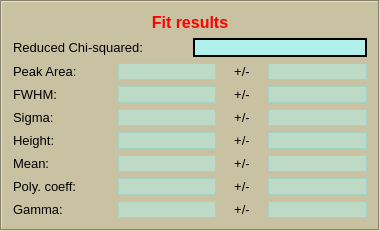
         <widget class="QFrame" name="frame_6">
          <property name="minimumSize">
           <size>
            <width>380</width>
            <height>0</height>
           </size>
          </property>
          <property name="maximumSize">
           <size>
            <width>16777215</width>
            <height>16777215</height>
           </size>
          </property>
          <property name="styleSheet">
           <string notr="true">background-color: rgb(200, 194, 163);</string>
          </property>
          <property name="frameShape">
           <enum>QFrame::Box</enum>
          </property>
          <property name="frameShadow">
           <enum>QFrame::Sunken</enum>
          </property>
          <layout class="QGridLayout" name="gridLayout_39">
           <item row="0" column="0">
            <layout class="QGridLayout" name="gridLayout_38">
             <item row="0" column="0">
              <widget class="QLabel" name="label_5">
               <property name="frameShadow">
                <enum>QFrame::Sunken</enum>
               </property>
               <property name="text">
                <string>&lt;html&gt;&lt;head/&gt;&lt;body&gt;&lt;p&gt;&lt;span style=&quot; font-size:12pt; font-weight:600; color:#ff0000;&quot;&gt;Fit results&lt;/span&gt;&lt;/p&gt;&lt;/body&gt;&lt;/html&gt;</string>
               </property>
               <property name="alignment">
                <set>Qt::AlignCenter</set>
               </property>
              </widget>
             </item>
             <item row="1" column="0">
              <layout class="QGridLayout" name="gridLayout_30">
               <item row="0" column="0">
                <widget class="QLabel" name="label_22">
                 <property name="font">
                  <font>
                   <pointsize>10</pointsize>
                  </font>
                 </property>
                 <property name="text">
                  <string>Reduced Chi-squared:</string>
                 </property>
                </widget>
               </item>
               <item row="0" column="1">
                <widget class="QLabel" name="label_redchi2">
                 <property name="font">
                  <font>
                   <pointsize>10</pointsize>
                  </font>
                 </property>
                 <property name="styleSheet">
                  <string notr="true">background-color: rgba(170, 255, 255, 200);</string>
                 </property>
                 <property name="frameShape">
                  <enum>QFrame::WinPanel</enum>
                 </property>
                 <property name="frameShadow">
                  <enum>QFrame::Plain</enum>
                 </property>
                 <property name="text">
                  <string/>
                 </property>
                </widget>
               </item>
              </layout>
             </item>
             <item row="2" column="0">
              <layout class="QGridLayout" name="gridLayout_31">
               <item row="0" column="0">
                <widget class="QLabel" name="label_26">
                 <property name="font">
                  <font>
                   <pointsize>10</pointsize>
                  </font>
                 </property>
                 <property name="text">
                  <string>Peak Area:</string>
                 </property>
                </widget>
               </item>
               <item row="0" column="1">
                <widget class="QLabel" name="label_peak_area">
                 <property name="font">
                  <font>
                   <pointsize>10</pointsize>
                  </font>
                 </property>
                 <property name="styleSheet">
                  <string notr="true">background-color: rgba(170, 255, 255, 100);</string>
                 </property>
                 <property name="frameShape">
                  <enum>QFrame::StyledPanel</enum>
                 </property>
                 <property name="text">
                  <string/>
                 </property>
                </widget>
               </item>
               <item row="0" column="2">
                <widget class="QLabel" name="label_38">
                 <property name="maximumSize">
                  <size>
                   <width>40</width>
                   <height>16777215</height>
                  </size>
                 </property>
                 <property name="font">
                  <font>
                   <pointsize>10</pointsize>
                  </font>
                 </property>
                 <property name="frameShape">
                  <enum>QFrame::NoFrame</enum>
                 </property>
                 <property name="text">
                  <string>&lt;html&gt;&lt;head/&gt;&lt;body&gt;&lt;p&gt;&lt;span style=&quot; font-size:10pt;&quot;&gt;+/-&lt;/span&gt;&lt;/p&gt;&lt;/body&gt;&lt;/html&gt;</string>
                 </property>
                 <property name="alignment">
                  <set>Qt::AlignCenter</set>
                 </property>
                </widget>
               </item>
               <item row="0" column="3">
                <widget class="QLabel" name="uncert_peak_area">
                 <property name="font">
                  <font>
                   <pointsize>10</pointsize>
                  </font>
                 </property>
                 <property name="styleSheet">
                  <string notr="true">background-color: rgba(170, 255, 255, 100);</string>
                 </property>
                 <property name="frameShape">
                  <enum>QFrame::StyledPanel</enum>
                 </property>
                 <property name="text">
                  <string/>
                 </property>
                </widget>
               </item>
              </layout>
             </item>
             <item row="3" column="0">
              <layout class="QGridLayout" name="gridLayout_32">
               <item row="0" column="0">
                <widget class="QLabel" name="label_25">
                 <property name="font">
                  <font>
                   <pointsize>10</pointsize>
                  </font>
                 </property>
                 <property name="text">
                  <string>FWHM:</string>
                 </property>
                </widget>
               </item>
               <item row="0" column="1">
                <widget class="QLabel" name="label_fwhm">
                 <property name="font">
                  <font>
                   <pointsize>10</pointsize>
                  </font>
                 </property>
                 <property name="styleSheet">
                  <string notr="true">background-color: rgba(170, 255, 255, 100);</string>
                 </property>
                 <property name="frameShape">
                  <enum>QFrame::StyledPanel</enum>
                 </property>
                 <property name="text">
                  <string/>
                 </property>
                </widget>
               </item>
               <item row="0" column="2">
                <widget class="QLabel" name="label_40">
                 <property name="maximumSize">
                  <size>
                   <width>40</width>
                   <height>16777215</height>
                  </size>
                 </property>
                 <property name="font">
                  <font>
                   <pointsize>10</pointsize>
                  </font>
                 </property>
                 <property name="frameShape">
                  <enum>QFrame::NoFrame</enum>
                 </property>
                 <property name="text">
                  <string>&lt;html&gt;&lt;head/&gt;&lt;body&gt;&lt;p&gt;&lt;span style=&quot; font-size:10pt;&quot;&gt;+/-&lt;/span&gt;&lt;/p&gt;&lt;/body&gt;&lt;/html&gt;</string>
                 </property>
                 <property name="alignment">
                  <set>Qt::AlignCenter</set>
                 </property>
                </widget>
               </item>
               <item row="0" column="3">
                <widget class="QLabel" name="uncert_fwhm">
                 <property name="font">
                  <font>
                   <pointsize>10</pointsize>
                  </font>
                 </property>
                 <property name="styleSheet">
                  <string notr="true">background-color: rgba(170, 255, 255, 100);</string>
                 </property>
                 <property name="frameShape">
                  <enum>QFrame::StyledPanel</enum>
                 </property>
                 <property name="text">
                  <string/>
                 </property>
                </widget>
               </item>
              </layout>
             </item>
             <item row="4" column="0">
              <layout class="QGridLayout" name="gridLayout_33">
               <item row="0" column="0">
                <widget class="QLabel" name="label_28">
                 <property name="font">
                  <font>
                   <pointsize>10</pointsize>
                  </font>
                 </property>
                 <property name="text">
                  <string>Sigma:</string>
                 </property>
                </widget>
               </item>
               <item row="0" column="1">
                <widget class="QLabel" name="label_sigma">
                 <property name="font">
                  <font>
                   <pointsize>10</pointsize>
                  </font>
                 </property>
                 <property name="styleSheet">
                  <string notr="true">background-color: rgba(170, 255, 255, 100);</string>
                 </property>
                 <property name="frameShape">
                  <enum>QFrame::StyledPanel</enum>
                 </property>
                 <property name="text">
                  <string/>
                 </property>
                </widget>
               </item>
               <item row="0" column="2">
                <widget class="QLabel" name="label_41">
                 <property name="maximumSize">
                  <size>
                   <width>40</width>
                   <height>16777215</height>
                  </size>
                 </property>
                 <property name="font">
                  <font>
                   <pointsize>10</pointsize>
                  </font>
                 </property>
                 <property name="frameShape">
                  <enum>QFrame::NoFrame</enum>
                 </property>
                 <property name="text">
                  <string>&lt;html&gt;&lt;head/&gt;&lt;body&gt;&lt;p&gt;&lt;span style=&quot; font-size:10pt;&quot;&gt;+/-&lt;/span&gt;&lt;/p&gt;&lt;/body&gt;&lt;/html&gt;</string>
                 </property>
                 <property name="alignment">
                  <set>Qt::AlignCenter</set>
                 </property>
                </widget>
               </item>
               <item row="0" column="3">
                <widget class="QLabel" name="uncert_sigma">
                 <property name="font">
                  <font>
                   <pointsize>10</pointsize>
                  </font>
                 </property>
                 <property name="styleSheet">
                  <string notr="true">background-color: rgba(170, 255, 255, 100);</string>
                 </property>
                 <property name="frameShape">
                  <enum>QFrame::StyledPanel</enum>
                 </property>
                 <property name="text">
                  <string/>
                 </property>
                </widget>
               </item>
              </layout>
             </item>
             <item row="5" column="0">
              <layout class="QGridLayout" name="gridLayout_34">
               <item row="0" column="0">
                <widget class="QLabel" name="label_29">
                 <property name="font">
                  <font>
                   <pointsize>10</pointsize>
                  </font>
                 </property>
                 <property name="text">
                  <string>Height:</string>
                 </property>
                </widget>
               </item>
               <item row="0" column="1">
                <widget class="QLabel" name="label_height">
                 <property name="font">
                  <font>
                   <pointsize>10</pointsize>
                  </font>
                 </property>
                 <property name="styleSheet">
                  <string notr="true">background-color: rgba(170, 255, 255, 100);</string>
                 </property>
                 <property name="frameShape">
                  <enum>QFrame::StyledPanel</enum>
                 </property>
                 <property name="text">
                  <string/>
                 </property>
                </widget>
               </item>
               <item row="0" column="2">
                <widget class="QLabel" name="label_42">
                 <property name="maximumSize">
                  <size>
                   <width>40</width>
                   <height>16777215</height>
                  </size>
                 </property>
                 <property name="font">
                  <font>
                   <pointsize>10</pointsize>
                  </font>
                 </property>
                 <property name="frameShape">
                  <enum>QFrame::NoFrame</enum>
                 </property>
                 <property name="text">
                  <string>&lt;html&gt;&lt;head/&gt;&lt;body&gt;&lt;p&gt;&lt;span style=&quot; font-size:10pt;&quot;&gt;+/-&lt;/span&gt;&lt;/p&gt;&lt;/body&gt;&lt;/html&gt;</string>
                 </property>
                 <property name="alignment">
                  <set>Qt::AlignCenter</set>
                 </property>
                </widget>
               </item>
               <item row="0" column="3">
                <widget class="QLabel" name="uncert_height">
                 <property name="font">
                  <font>
                   <pointsize>10</pointsize>
                  </font>
                 </property>
                 <property name="styleSheet">
                  <string notr="true">background-color: rgba(170, 255, 255, 100);</string>
                 </property>
                 <property name="frameShape">
                  <enum>QFrame::StyledPanel</enum>
                 </property>
                 <property name="text">
                  <string/>
                 </property>
                </widget>
               </item>
              </layout>
             </item>
             <item row="6" column="0">
              <layout class="QGridLayout" name="gridLayout_35">
               <item row="0" column="0">
                <widget class="QLabel" name="label_24">
                 <property name="font">
                  <font>
                   <pointsize>10</pointsize>
                  </font>
                 </property>
                 <property name="text">
                  <string>Mean:</string>
                 </property>
                </widget>
               </item>
               <item row="0" column="1">
                <widget class="QLabel" name="label_mean">
                 <property name="font">
                  <font>
                   <pointsize>10</pointsize>
                  </font>
                 </property>
                 <property name="styleSheet">
                  <string notr="true">background-color: rgba(170, 255, 255, 100);</string>
                 </property>
                 <property name="frameShape">
                  <enum>QFrame::StyledPanel</enum>
                 </property>
                 <property name="text">
                  <string/>
                 </property>
                </widget>
               </item>
               <item row="0" column="2">
                <widget class="QLabel" name="label_43">
                 <property name="maximumSize">
                  <size>
                   <width>40</width>
                   <height>16777215</height>
                  </size>
                 </property>
                 <property name="font">
                  <font>
                   <pointsize>10</pointsize>
                  </font>
                 </property>
                 <property name="frameShape">
                  <enum>QFrame::NoFrame</enum>
                 </property>
                 <property name="text">
                  <string>&lt;html&gt;&lt;head/&gt;&lt;body&gt;&lt;p&gt;&lt;span style=&quot; font-size:10pt;&quot;&gt;+/-&lt;/span&gt;&lt;/p&gt;&lt;/body&gt;&lt;/html&gt;</string>
                 </property>
                 <property name="alignment">
                  <set>Qt::AlignCenter</set>
                 </property>
                </widget>
               </item>
               <item row="0" column="3">
                <widget class="QLabel" name="uncert_mean">
                 <property name="font">
                  <font>
                   <pointsize>10</pointsize>
                  </font>
                 </property>
                 <property name="styleSheet">
                  <string notr="true">background-color: rgba(170, 255, 255, 100);</string>
                 </property>
                 <property name="frameShape">
                  <enum>QFrame::StyledPanel</enum>
                 </property>
                 <property name="text">
                  <string/>
                 </property>
                </widget>
               </item>
              </layout>
             </item>
             <item row="7" column="0">
              <layout class="QGridLayout" name="gridLayout_36">
               <item row="0" column="0">
                <widget class="QLabel" name="label_27">
                 <property name="font">
                  <font>
                   <pointsize>10</pointsize>
                  </font>
                 </property>
                 <property name="text">
                  <string>Poly. coeff:</string>
                 </property>
                </widget>
               </item>
               <item row="0" column="1">
                <widget class="QLabel" name="label_poly_coeff">
                 <property name="font">
                  <font>
                   <pointsize>10</pointsize>
                  </font>
                 </property>
                 <property name="styleSheet">
                  <string notr="true">background-color: rgba(170, 255, 255, 100);</string>
                 </property>
                 <property name="frameShape">
                  <enum>QFrame::StyledPanel</enum>
                 </property>
                 <property name="text">
                  <string/>
                 </property>
                </widget>
               </item>
               <item row="0" column="2">
                <widget class="QLabel" name="label_44">
                 <property name="maximumSize">
                  <size>
                   <width>40</width>
                   <height>16777215</height>
                  </size>
                 </property>
                 <property name="font">
                  <font>
                   <pointsize>10</pointsize>
                  </font>
                 </property>
                 <property name="frameShape">
                  <enum>QFrame::NoFrame</enum>
                 </property>
                 <property name="text">
                  <string>&lt;html&gt;&lt;head/&gt;&lt;body&gt;&lt;p&gt;&lt;span style=&quot; font-size:10pt;&quot;&gt;+/-&lt;/span&gt;&lt;/p&gt;&lt;/body&gt;&lt;/html&gt;</string>
                 </property>
                 <property name="alignment">
                  <set>Qt::AlignCenter</set>
                 </property>
                </widget>
               </item>
               <item row="0" column="3">
                <widget class="QLabel" name="uncert_poly_coeff">
                 <property name="font">
                  <font>
                   <pointsize>10</pointsize>
                  </font>
                 </property>
                 <property name="styleSheet">
                  <string notr="true">background-color: rgba(170, 255, 255, 100);</string>
                 </property>
                 <property name="frameShape">
                  <enum>QFrame::StyledPanel</enum>
                 </property>
                 <property name="text">
                  <string/>
                 </property>
                </widget>
               </item>
              </layout>
             </item>
             <item row="8" column="0">
              <layout class="QGridLayout" name="gridLayout_37">
               <item row="0" column="0">
                <widget class="QLabel" name="label_30">
                 <property name="font">
                  <font>
                   <pointsize>10</pointsize>
                  </font>
                 </property>
                 <property name="text">
                  <string>Gamma:</string>
                 </property>
                </widget>
               </item>
               <item row="0" column="1">
                <widget class="QLabel" name="label_gamma">
                 <property name="font">
                  <font>
                   <pointsize>10</pointsize>
                  </font>
                 </property>
                 <property name="styleSheet">
                  <string notr="true">background-color: rgba(170, 255, 255, 100);</string>
                 </property>
                 <property name="frameShape">
                  <enum>QFrame::StyledPanel</enum>
                 </property>
                 <property name="text">
                  <string/>
                 </property>
                </widget>
               </item>
               <item row="0" column="2">
                <widget class="QLabel" name="label_45">
                 <property name="maximumSize">
                  <size>
                   <width>40</width>
                   <height>16777215</height>
                  </size>
                 </property>
                 <property name="font">
                  <font>
                   <pointsize>10</pointsize>
                  </font>
                 </property>
                 <property name="frameShape">
                  <enum>QFrame::NoFrame</enum>
                 </property>
                 <property name="text">
                  <string>&lt;html&gt;&lt;head/&gt;&lt;body&gt;&lt;p&gt;&lt;span style=&quot; font-size:10pt;&quot;&gt;+/-&lt;/span&gt;&lt;/p&gt;&lt;/body&gt;&lt;/html&gt;</string>
                 </property>
                 <property name="alignment">
                  <set>Qt::AlignCenter</set>
                 </property>
                </widget>
               </item>
               <item row="0" column="3">
                <widget class="QLabel" name="uncert_gamma">
                 <property name="font">
                  <font>
                   <pointsize>10</pointsize>
                  </font>
                 </property>
                 <property name="styleSheet">
                  <string notr="true">background-color: rgba(170, 255, 255, 100);</string>
                 </property>
                 <property name="frameShape">
                  <enum>QFrame::StyledPanel</enum>
                 </property>
                 <property name="text">
                  <string/>
                 </property>
                </widget>
               </item>
              </layout>
             </item>
            </layout>
           </item>
          </layout>
         </widget>
